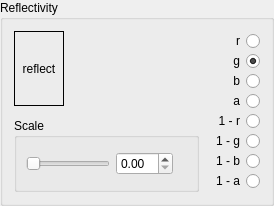
        <widget class="QGroupBox" name="Reflectivity">
         <property name="title">
          <string>Reflectivity</string>
         </property>
         <layout class="QHBoxLayout" name="horizontalLayout_17" stretch="1,0">
          <property name="spacing">
           <number>12</number>
          </property>
          <item>
           <layout class="QVBoxLayout" name="verticalLayout_12">
            <item>
             <layout class="QHBoxLayout" name="horizontalLayout_18">
              <item>
               <widget class="DropLabel" name="ReflectivityMap">
                <property name="minimumSize">
                 <size>
                  <width>50</width>
                  <height>50</height>
                 </size>
                </property>
                <property name="maximumSize">
                 <size>
                  <width>50</width>
                  <height>16777215</height>
                 </size>
                </property>
                <property name="acceptDrops">
                 <bool>true</bool>
                </property>
                <property name="frameShape">
                 <enum>QFrame::Box</enum>
                </property>
                <property name="text">
                 <string>reflect</string>
                </property>
                <property name="alignment">
                 <set>Qt::AlignCenter</set>
                </property>
               </widget>
              </item>
              <item>
               <spacer name="horizontalSpacer_5">
                <property name="orientation">
                 <enum>Qt::Horizontal</enum>
                </property>
                <property name="sizeHint" stdset="0">
                 <size>
                  <width>40</width>
                  <height>20</height>
                 </size>
                </property>
               </spacer>
              </item>
             </layout>
            </item>
            <item>
             <layout class="QHBoxLayout" name="horizontalLayout_19">
              <item>
               <widget class="QGroupBox" name="groupBox_10">
                <property name="title">
                 <string>Scale</string>
                </property>
                <layout class="QVBoxLayout" name="verticalLayout_13">
                 <item>
                  <layout class="QHBoxLayout" name="horizontalLayout_20">
                   <item>
                    <widget class="QcDoubleSlider" name="ReflectivitySlider">
                     <property name="maximum">
                      <number>100</number>
                     </property>
                     <property name="orientation">
                      <enum>Qt::Horizontal</enum>
                     </property>
                    </widget>
                   </item>
                   <item>
                    <widget class="QcDoubleSpinBox" name="ReflectivitySpinner">
                     <property name="minimumSize">
                      <size>
                       <width>52</width>
                       <height>0</height>
                      </size>
                     </property>
                     <property name="singleStep">
                      <double>0.100000000000000</double>
                     </property>
                    </widget>
                   </item>
                   <item>
                    <widget class="QLabel" name="ReflectivityLabel">
                     <property name="minimumSize">
                      <size>
                       <width>8</width>
                       <height>0</height>
                      </size>
                     </property>
                     <property name="text">
                      <string/>
                     </property>
                     <property name="alignment">
                      <set>Qt::AlignRight|Qt::AlignTrailing|Qt::AlignVCenter</set>
                     </property>
                    </widget>
                   </item>
                  </layout>
                 </item>
                </layout>
               </widget>
              </item>
             </layout>
            </item>
           </layout>
          </item>
          <item>
           <layout class="QVBoxLayout" name="verticalLayout_14">
            <property name="spacing">
             <number>0</number>
            </property>
            <item>
             <widget class="QRadioButton" name="ReflectivityOutput1">
              <property name="sizePolicy">
               <sizepolicy hsizetype="Expanding" vsizetype="Fixed">
                <horstretch>0</horstretch>
                <verstretch>0</verstretch>
               </sizepolicy>
              </property>
              <property name="layoutDirection">
               <enum>Qt::RightToLeft</enum>
              </property>
              <property name="text">
               <string>r</string>
              </property>
              <property name="checked">
               <bool>false</bool>
              </property>
             </widget>
            </item>
            <item>
             <widget class="QRadioButton" name="ReflectivityOutput2">
              <property name="sizePolicy">
               <sizepolicy hsizetype="Expanding" vsizetype="Fixed">
                <horstretch>0</horstretch>
                <verstretch>0</verstretch>
               </sizepolicy>
              </property>
              <property name="layoutDirection">
               <enum>Qt::RightToLeft</enum>
              </property>
              <property name="text">
               <string>g</string>
              </property>
              <property name="checked">
               <bool>true</bool>
              </property>
             </widget>
            </item>
            <item>
             <widget class="QRadioButton" name="ReflectivityOutput3">
              <property name="sizePolicy">
               <sizepolicy hsizetype="Expanding" vsizetype="Fixed">
                <horstretch>0</horstretch>
                <verstretch>0</verstretch>
               </sizepolicy>
              </property>
              <property name="layoutDirection">
               <enum>Qt::RightToLeft</enum>
              </property>
              <property name="text">
               <string>b</string>
              </property>
             </widget>
            </item>
            <item>
             <widget class="QRadioButton" name="ReflectivityOutput4">
              <property name="sizePolicy">
               <sizepolicy hsizetype="Expanding" vsizetype="Fixed">
                <horstretch>0</horstretch>
                <verstretch>0</verstretch>
               </sizepolicy>
              </property>
              <property name="layoutDirection">
               <enum>Qt::RightToLeft</enum>
              </property>
              <property name="text">
               <string>a</string>
              </property>
             </widget>
            </item>
            <item>
             <widget class="QRadioButton" name="ReflectivityOutput5">
              <property name="sizePolicy">
               <sizepolicy hsizetype="Expanding" vsizetype="Fixed">
                <horstretch>0</horstretch>
                <verstretch>0</verstretch>
               </sizepolicy>
              </property>
              <property name="layoutDirection">
               <enum>Qt::RightToLeft</enum>
              </property>
              <property name="text">
               <string>1 - r</string>
              </property>
             </widget>
            </item>
            <item>
             <widget class="QRadioButton" name="ReflectivityOutput6">
              <property name="sizePolicy">
               <sizepolicy hsizetype="Expanding" vsizetype="Fixed">
                <horstretch>0</horstretch>
                <verstretch>0</verstretch>
               </sizepolicy>
              </property>
              <property name="layoutDirection">
               <enum>Qt::RightToLeft</enum>
              </property>
              <property name="text">
               <string>1 - g</string>
              </property>
             </widget>
            </item>
            <item>
             <widget class="QRadioButton" name="ReflectivityOutput7">
              <property name="sizePolicy">
               <sizepolicy hsizetype="Expanding" vsizetype="Fixed">
                <horstretch>0</horstretch>
                <verstretch>0</verstretch>
               </sizepolicy>
              </property>
              <property name="layoutDirection">
               <enum>Qt::RightToLeft</enum>
              </property>
              <property name="text">
               <string>1 - b</string>
              </property>
             </widget>
            </item>
            <item>
             <widget class="QRadioButton" name="ReflectivityOutput8">
              <property name="sizePolicy">
               <sizepolicy hsizetype="Expanding" vsizetype="Fixed">
                <horstretch>0</horstretch>
                <verstretch>0</verstretch>
               </sizepolicy>
              </property>
              <property name="layoutDirection">
               <enum>Qt::RightToLeft</enum>
              </property>
              <property name="text">
               <string>1 - a</string>
              </property>
             </widget>
            </item>
            <item>
             <spacer name="verticalSpacer_14">
              <property name="orientation">
               <enum>Qt::Vertical</enum>
              </property>
              <property name="sizeHint" stdset="0">
               <size>
                <width>20</width>
                <height>1</height>
               </size>
              </property>
             </spacer>
            </item>
           </layout>
          </item>
         </layout>
        </widget>
